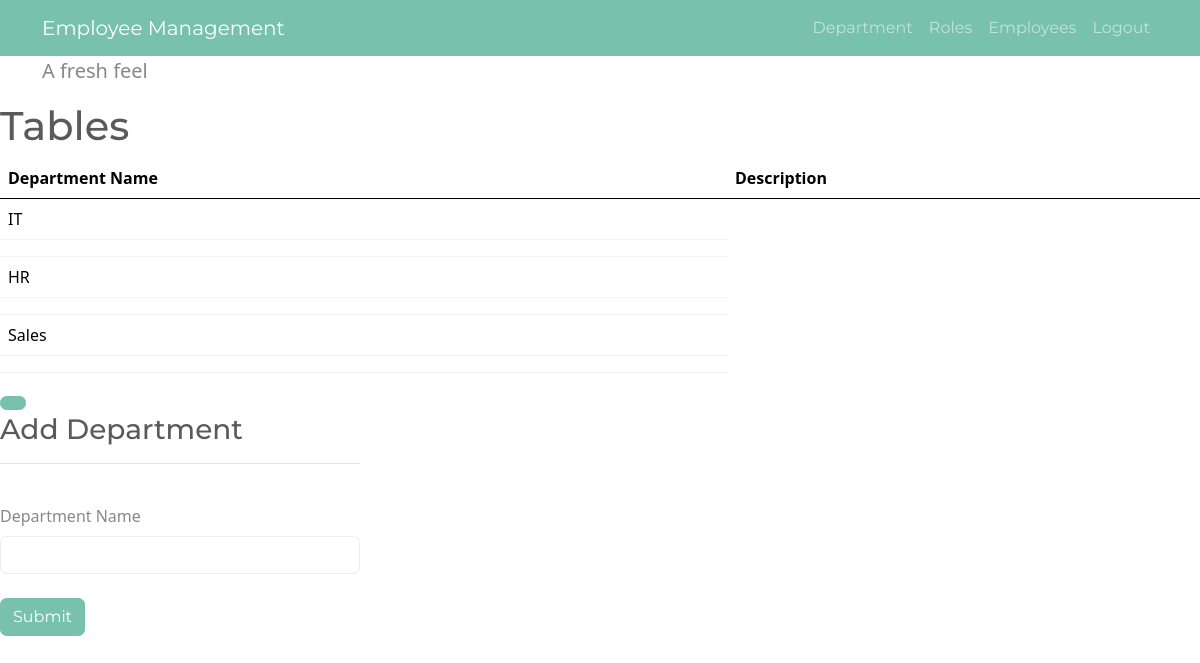
Page /alldepartments on the committed database.
### app.py (models this page shows)
class department(db.Model):
   id = db.Column('departmentId', db.Integer, primary_key = True, autoincrement = True)
   department = db.Column(db.String(100))

### app.py (the view)
@app.route('/alldepartments')
def alldepartments():
   return render_template('departments.html', department = department.query.all() )

### templates/departments.html (shortened to what this page needs)
<!doctype html>
<html lang="en">
  <head>
    <link href="https://cdn.jsdelivr.net/npm/bootstrap@5.0.2/dist/css/bootstrap.min.css" rel="stylesheet">
    <link rel="stylesheet" href="{{url_for('static', filename='bootstrap.css')}}">
  </head>
  <body>
    <div class="navbar navbar-expand-lg fixed-top bg-primary" data-bs-theme="dark">
      <div class="container">
        <a href="../" class="navbar-brand">Employee Management</a>
        <div class="collapse navbar-collapse" id="navbarResponsive">
          <ul class="navbar-nav ms-md-auto">
            <li class="nav-item">
              <a class="nav-link" href="departments.html">Department</a>
            </li>
            <li class="nav-item">
              <a class="nav-link" href="roles.html">Roles</a>
            </li>
            <li class="nav-item">
              <a class="nav-link" href="employees.html">Employees</a>
            </li>
            <li class="nav-item">
              <a class="nav-link" href="#">Logout</a>
            </li>
          </ul>
        </div>
      </div>
    </div>
    <div class="container">
      <div class="page-header" id="banner">
        <div class="row">
          <div class="col-lg-8 col-md-7 col-sm-6">
            <h1>Minty</h1>
            <p class="lead">A fresh feel</p>
          </div>
          <div class="col-lg-4 col-md-5 col-sm-6">
            <div class="sponsor">
              <script async="" src="https://cdn.carbonads.com/carbon.js?serve=CKYIE23N&amp;placement=bootswatchcom" id="_carbonads_js"></script><div id="carbonads"><span>
<span class="carbon-wrap">
	<a href="https://srv.carbonads.net/ads/click/x/GTND427ECKBDEKJLCWALYKQUCT7IEK3MFTYDTZ3JCAYDCK3JCEYI527KC6YIK23JCEYDL53MCVBI42JYCYSDK27WHEYI5K3ICWYDP2JECTNCYBZ52K" class="carbon-img" target="_blank" rel="noopener sponsored">
	</a>
	<a href="https://srv.carbonads.net/ads/click/x/GTND427ECKBDEKJLCWALYKQUCT7IEK3MFTYDTZ3JCAYDCK3JCEYI527KC6YIK23JCEYDL53MCVBI42JYCYSDK27WHEYI5K3ICWYDP2JECTNCYBZ52K" class="carbon-text" target="_blank" rel="noopener sponsored">
	</a>
</span>
<a href="http://carbonads.net/?utm_source=bootswatchcom&amp;utm_medium=ad_via_link&amp;utm_campaign=in_unit&amp;utm_term=carbon" class="carbon-poweredby" target="_blank" rel="noopener sponsored">ads via Carbon</a>
</span></div>
            </div>
          </div>
        </div>
      </div> </div>
      <div class="bs-docs-section">
        <div class="row">
          <div class="col-lg-12">
            <div class="page-header">
              <h1 id="tables">Tables</h1>
            </div>
            <div class="bs-component">
              <table class="table table-hover">
                <thead>
                  <tr>
                    <th scope="col">Department Name</th>
                    <th scope="col">Description</th>
                  </tr>
                </thead>
                <tbody>
                  {% for department in department %}
            <tr>
              <td>{{ department.department}}</td>
              </tr>
            <tr>
              <td>{{ department.description }}</td>
            </tr>
            {% endfor %}
                </tbody>
              </table>
            <button class="source-button btn btn-primary btn-xs" type="button" tabindex="0"></button></div>
          </div>
        </div>
      </div></div>
      <div class="col-lg-4">
        <div class="bs-component" style="width: 90%;">
          <h3>Add Department</h3>
          <hr>
          <form action = "{{ request.path }}" method = "post">
            <fieldset>
              <div class="form-group">
                <label for="department" class="form-label mt-4">Department Name</label>
                <input type="text" class="form-control" id="department">
              </div>
              <div class="form-group">
                <br>
                <button type="submit" class="btn btn-primary">Submit</button>
              </div>
            </fieldset>
          </form>
        </div>
    </div>
</div></body>
</html>

### rows in the picture
department: department "IT"
department: department "HR"
department: department "Sales"
